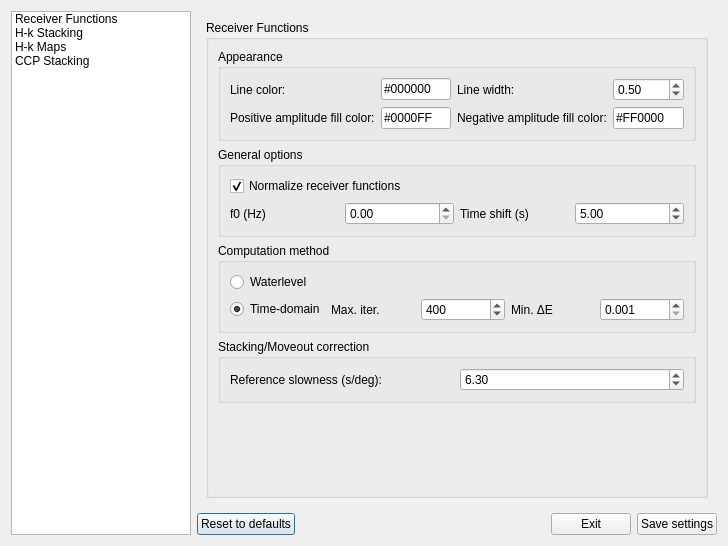
<?xml version="1.0" encoding="UTF-8"?>
<ui version="4.0">
 <class>PreferencesDialog</class>
 <widget class="QDialog" name="PreferencesDialog">
  <property name="geometry">
   <rect>
    <x>0</x>
    <y>0</y>
    <width>728</width>
    <height>546</height>
   </rect>
  </property>
  <property name="windowTitle">
   <string>Rfun - Preferences</string>
  </property>
  <layout class="QHBoxLayout" name="horizontalLayout_5">
   <item>
    <widget class="QListWidget" name="listWidget">
     <property name="sizePolicy">
      <sizepolicy hsizetype="Expanding" vsizetype="Expanding">
       <horstretch>0</horstretch>
       <verstretch>0</verstretch>
      </sizepolicy>
     </property>
     <item>
      <property name="text">
       <string>Receiver Functions</string>
      </property>
     </item>
     <item>
      <property name="text">
       <string>H-k Stacking</string>
      </property>
     </item>
     <item>
      <property name="text">
       <string>H-k Maps</string>
      </property>
     </item>
     <item>
      <property name="text">
       <string>CCP Stacking</string>
      </property>
     </item>
    </widget>
   </item>
   <item>
    <layout class="QVBoxLayout" name="verticalLayout_18">
     <item>
      <widget class="QStackedWidget" name="stackedWidget">
       <property name="minimumSize">
        <size>
         <width>500</width>
         <height>0</height>
        </size>
       </property>
       <property name="currentIndex">
        <number>0</number>
       </property>
       <widget class="QWidget" name="page">
        <layout class="QVBoxLayout" name="verticalLayout">
         <item>
          <widget class="QGroupBox" name="groupBox">
           <property name="title">
            <string>Receiver Functions</string>
           </property>
           <layout class="QVBoxLayout" name="verticalLayout_6">
            <item>
             <widget class="QGroupBox" name="groupBox_5">
              <property name="title">
               <string>Appearance</string>
              </property>
              <layout class="QVBoxLayout" name="verticalLayout_5">
               <item>
                <layout class="QGridLayout" name="gridLayout">
                 <item row="1" column="2">
                  <widget class="QLabel" name="label_4">
                   <property name="text">
                    <string>Negative amplitude fill color:</string>
                   </property>
                  </widget>
                 </item>
                 <item row="0" column="1">
                  <widget class="QLineEdit" name="lineEdit">
                   <property name="text">
                    <string>#000000</string>
                   </property>
                  </widget>
                 </item>
                 <item row="1" column="0">
                  <widget class="QLabel" name="label_3">
                   <property name="text">
                    <string>Positive amplitude fill color:</string>
                   </property>
                  </widget>
                 </item>
                 <item row="1" column="1">
                  <widget class="QLineEdit" name="lineEdit_3">
                   <property name="text">
                    <string>#0000FF</string>
                   </property>
                  </widget>
                 </item>
                 <item row="0" column="0">
                  <widget class="QLabel" name="label_5">
                   <property name="text">
                    <string>Line color:</string>
                   </property>
                  </widget>
                 </item>
                 <item row="1" column="3">
                  <widget class="QLineEdit" name="lineEdit_2">
                   <property name="text">
                    <string>#FF0000</string>
                   </property>
                  </widget>
                 </item>
                 <item row="0" column="2">
                  <widget class="QLabel" name="label_6">
                   <property name="text">
                    <string>Line width:</string>
                   </property>
                  </widget>
                 </item>
                 <item row="0" column="3">
                  <widget class="QDoubleSpinBox" name="doubleSpinBox">
                   <property name="minimum">
                    <double>0.100000000000000</double>
                   </property>
                   <property name="maximum">
                    <double>1.500000000000000</double>
                   </property>
                   <property name="singleStep">
                    <double>0.100000000000000</double>
                   </property>
                   <property name="value">
                    <double>0.500000000000000</double>
                   </property>
                  </widget>
                 </item>
                </layout>
               </item>
              </layout>
             </widget>
            </item>
            <item>
             <widget class="QGroupBox" name="groupBox_6">
              <property name="title">
               <string>General options</string>
              </property>
              <layout class="QVBoxLayout" name="verticalLayout_7">
               <item>
                <widget class="QCheckBox" name="checkBox">
                 <property name="text">
                  <string>Normalize receiver functions</string>
                 </property>
                 <property name="checked">
                  <bool>true</bool>
                 </property>
                </widget>
               </item>
               <item>
                <layout class="QGridLayout" name="gridLayout_2">
                 <item row="0" column="0">
                  <widget class="QLabel" name="label">
                   <property name="toolTip">
                    <string>&lt;html&gt;&lt;head/&gt;&lt;body&gt;&lt;p&gt;Central frequency for the gaussian filter (leave 0 for a lowpass filter behavior).&lt;/p&gt;&lt;/body&gt;&lt;/html&gt;</string>
                   </property>
                   <property name="text">
                    <string>f0 (Hz)</string>
                   </property>
                  </widget>
                 </item>
                 <item row="0" column="1">
                  <widget class="QDoubleSpinBox" name="doubleSpinBox_2"/>
                 </item>
                 <item row="0" column="2">
                  <widget class="QLabel" name="label_2">
                   <property name="text">
                    <string>Time shift (s)</string>
                   </property>
                  </widget>
                 </item>
                 <item row="0" column="3">
                  <widget class="QDoubleSpinBox" name="doubleSpinBox_3">
                   <property name="minimum">
                    <double>0.000000000000000</double>
                   </property>
                   <property name="maximum">
                    <double>20.000000000000000</double>
                   </property>
                   <property name="value">
                    <double>5.000000000000000</double>
                   </property>
                  </widget>
                 </item>
                </layout>
               </item>
              </layout>
             </widget>
            </item>
            <item>
             <widget class="QGroupBox" name="groupBox_16">
              <property name="title">
               <string>Computation method</string>
              </property>
              <layout class="QVBoxLayout" name="verticalLayout_8">
               <item>
                <layout class="QGridLayout" name="gridLayout_3">
                 <item row="1" column="1">
                  <widget class="QLabel" name="label_7">
                   <property name="text">
                    <string>Max. iter.</string>
                   </property>
                  </widget>
                 </item>
                 <item row="1" column="2">
                  <widget class="QSpinBox" name="spinBox_3">
                   <property name="minimum">
                    <number>100</number>
                   </property>
                   <property name="maximum">
                    <number>1000</number>
                   </property>
                   <property name="value">
                    <number>400</number>
                   </property>
                  </widget>
                 </item>
                 <item row="1" column="4">
                  <widget class="QDoubleSpinBox" name="doubleSpinBox_4">
                   <property name="decimals">
                    <number>3</number>
                   </property>
                   <property name="minimum">
                    <double>0.001000000000000</double>
                   </property>
                   <property name="maximum">
                    <double>1.000000000000000</double>
                   </property>
                   <property name="singleStep">
                    <double>0.001000000000000</double>
                   </property>
                   <property name="value">
                    <double>0.001000000000000</double>
                   </property>
                  </widget>
                 </item>
                 <item row="1" column="0">
                  <widget class="QRadioButton" name="radioButton_2">
                   <property name="text">
                    <string>Time-domain</string>
                   </property>
                   <property name="checked">
                    <bool>true</bool>
                   </property>
                  </widget>
                 </item>
                 <item row="1" column="3">
                  <widget class="QLabel" name="label_8">
                   <property name="text">
                    <string>Min. ΔE </string>
                   </property>
                  </widget>
                 </item>
                 <item row="0" column="0">
                  <widget class="QRadioButton" name="radioButton">
                   <property name="text">
                    <string>Waterlevel</string>
                   </property>
                  </widget>
                 </item>
                </layout>
               </item>
              </layout>
             </widget>
            </item>
            <item>
             <widget class="QGroupBox" name="groupBox_10">
              <property name="title">
               <string>Stacking/Moveout correction</string>
              </property>
              <layout class="QHBoxLayout" name="horizontalLayout_3">
               <item>
                <widget class="QLabel" name="label_20">
                 <property name="text">
                  <string>Reference slowness (s/deg):</string>
                 </property>
                </widget>
               </item>
               <item>
                <widget class="QDoubleSpinBox" name="doubleSpinBox_8">
                 <property name="minimum">
                  <double>5.000000000000000</double>
                 </property>
                 <property name="maximum">
                  <double>8.000000000000000</double>
                 </property>
                 <property name="singleStep">
                  <double>0.100000000000000</double>
                 </property>
                 <property name="value">
                  <double>6.300000000000000</double>
                 </property>
                </widget>
               </item>
              </layout>
             </widget>
            </item>
            <item>
             <spacer name="verticalSpacer">
              <property name="orientation">
               <enum>Qt::Vertical</enum>
              </property>
              <property name="sizeHint" stdset="0">
               <size>
                <width>20</width>
                <height>40</height>
               </size>
              </property>
             </spacer>
            </item>
           </layout>
          </widget>
         </item>
        </layout>
       </widget>
       <widget class="QWidget" name="page_2">
        <layout class="QVBoxLayout" name="verticalLayout_3">
         <item>
          <widget class="QGroupBox" name="groupBox_2">
           <property name="title">
            <string>H-k Stacking</string>
           </property>
           <layout class="QVBoxLayout" name="verticalLayout_11">
            <item>
             <widget class="QGroupBox" name="groupBox_7">
              <property name="title">
               <string>Appearance</string>
              </property>
              <layout class="QVBoxLayout" name="verticalLayout_9">
               <item>
                <layout class="QGridLayout" name="gridLayout_4">
                 <item row="0" column="0">
                  <widget class="QLabel" name="label_11">
                   <property name="text">
                    <string>Plotting method:</string>
                   </property>
                  </widget>
                 </item>
                 <item row="0" column="1">
                  <widget class="QComboBox" name="comboBox">
                   <item>
                    <property name="text">
                     <string>colored grid</string>
                    </property>
                   </item>
                   <item>
                    <property name="text">
                     <string>filled contour map</string>
                    </property>
                   </item>
                   <item>
                    <property name="text">
                     <string>contour map</string>
                    </property>
                   </item>
                  </widget>
                 </item>
                 <item row="0" column="2">
                  <widget class="QLabel" name="label_12">
                   <property name="text">
                    <string>Colormap:</string>
                   </property>
                  </widget>
                 </item>
                 <item row="0" column="3">
                  <widget class="QComboBox" name="comboBox_2">
                   <item>
                    <property name="text">
                     <string>viridis</string>
                    </property>
                   </item>
                   <item>
                    <property name="text">
                     <string>plasma</string>
                    </property>
                   </item>
                   <item>
                    <property name="text">
                     <string>inferno</string>
                    </property>
                   </item>
                   <item>
                    <property name="text">
                     <string>magma</string>
                    </property>
                   </item>
                   <item>
                    <property name="text">
                     <string>cividis</string>
                    </property>
                   </item>
                  </widget>
                 </item>
                 <item row="1" column="0">
                  <widget class="QLabel" name="label_13">
                   <property name="text">
                    <string>H-k max. line color:</string>
                   </property>
                  </widget>
                 </item>
                 <item row="1" column="1">
                  <widget class="QLineEdit" name="lineEdit_7">
                   <property name="text">
                    <string>#FFFFFF</string>
                   </property>
                  </widget>
                 </item>
                 <item row="1" column="2">
                  <widget class="QLabel" name="label_14">
                   <property name="text">
                    <string>SER color:</string>
                   </property>
                  </widget>
                 </item>
                 <item row="1" column="3">
                  <widget class="QLineEdit" name="lineEdit_8">
                   <property name="text">
                    <string>#00FF00</string>
                   </property>
                  </widget>
                 </item>
                </layout>
               </item>
              </layout>
             </widget>
            </item>
            <item>
             <widget class="QGroupBox" name="groupBox_8">
              <property name="title">
               <string>H-k Computation</string>
              </property>
              <layout class="QVBoxLayout" name="verticalLayout_10">
               <item>
                <widget class="QCheckBox" name="checkBox_2">
                 <property name="text">
                  <string>Apply semblance weighting</string>
                 </property>
                 <property name="checked">
                  <bool>true</bool>
                 </property>
                </widget>
               </item>
               <item>
                <layout class="QGridLayout" name="gridLayout_5">
                 <item row="0" column="0">
                  <widget class="QLabel" name="label_15">
                   <property name="text">
                    <string>H points:</string>
                   </property>
                  </widget>
                 </item>
                 <item row="0" column="4">
                  <widget class="QLabel" name="label_17">
                   <property name="text">
                    <string>Average crustal VP (km/s):</string>
                   </property>
                  </widget>
                 </item>
                 <item row="0" column="1">
                  <widget class="QSpinBox" name="spinBox">
                   <property name="minimum">
                    <number>100</number>
                   </property>
                   <property name="maximum">
                    <number>1000</number>
                   </property>
                   <property name="value">
                    <number>200</number>
                   </property>
                  </widget>
                 </item>
                 <item row="0" column="3">
                  <widget class="QSpinBox" name="spinBox_2">
                   <property name="minimum">
                    <number>100</number>
                   </property>
                   <property name="maximum">
                    <number>1000</number>
                   </property>
                   <property name="value">
                    <number>200</number>
                   </property>
                  </widget>
                 </item>
                 <item row="0" column="2">
                  <widget class="QLabel" name="label_16">
                   <property name="text">
                    <string>K points:</string>
                   </property>
                  </widget>
                 </item>
                 <item row="0" column="5">
                  <widget class="QDoubleSpinBox" name="doubleSpinBox_5">
                   <property name="minimum">
                    <double>5.000000000000000</double>
                   </property>
                   <property name="maximum">
                    <double>8.000000000000000</double>
                   </property>
                   <property name="singleStep">
                    <double>0.100000000000000</double>
                   </property>
                   <property name="value">
                    <double>6.300000000000000</double>
                   </property>
                  </widget>
                 </item>
                </layout>
               </item>
              </layout>
             </widget>
            </item>
            <item>
             <widget class="QGroupBox" name="groupBox_9">
              <property name="title">
               <string>Theoretical arrival times for conversions</string>
              </property>
              <layout class="QHBoxLayout" name="horizontalLayout_2">
               <item>
                <widget class="QLabel" name="label_19">
                 <property name="text">
                  <string>Reference slowness (s/deg):</string>
                 </property>
                </widget>
               </item>
               <item>
                <widget class="QDoubleSpinBox" name="doubleSpinBox_6">
                 <property name="minimum">
                  <double>5.000000000000000</double>
                 </property>
                 <property name="maximum">
                  <double>8.000000000000000</double>
                 </property>
                 <property name="singleStep">
                  <double>0.100000000000000</double>
                 </property>
                 <property name="value">
                  <double>6.300000000000000</double>
                 </property>
                </widget>
               </item>
               <item>
                <widget class="QLabel" name="label_18">
                 <property name="text">
                  <string>Average crustal VP (km/s):</string>
                 </property>
                </widget>
               </item>
               <item>
                <widget class="QDoubleSpinBox" name="doubleSpinBox_7">
                 <property name="minimum">
                  <double>1.000000000000000</double>
                 </property>
                 <property name="maximum">
                  <double>20.000000000000000</double>
                 </property>
                 <property name="singleStep">
                  <double>0.100000000000000</double>
                 </property>
                 <property name="value">
                  <double>6.300000000000000</double>
                 </property>
                </widget>
               </item>
              </layout>
             </widget>
            </item>
            <item>
             <spacer name="verticalSpacer_2">
              <property name="orientation">
               <enum>Qt::Vertical</enum>
              </property>
              <property name="sizeHint" stdset="0">
               <size>
                <width>20</width>
                <height>156</height>
               </size>
              </property>
             </spacer>
            </item>
           </layout>
          </widget>
         </item>
        </layout>
       </widget>
       <widget class="QWidget" name="page_3">
        <layout class="QVBoxLayout" name="verticalLayout_2">
         <item>
          <widget class="QGroupBox" name="groupBox_3">
           <property name="title">
            <string>Crustal Thickness Maps</string>
           </property>
           <layout class="QVBoxLayout" name="verticalLayout_14">
            <item>
             <widget class="QGroupBox" name="groupBox_11">
              <property name="title">
               <string>Appearance</string>
              </property>
              <layout class="QVBoxLayout" name="verticalLayout_12">
               <item>
                <widget class="QCheckBox" name="checkBox_3">
                 <property name="text">
                  <string>Include stations in plot</string>
                 </property>
                 <property name="checked">
                  <bool>true</bool>
                 </property>
                </widget>
               </item>
               <item>
                <layout class="QGridLayout" name="gridLayout_6">
                 <item row="0" column="3">
                  <widget class="QComboBox" name="comboBox_4">
                   <item>
                    <property name="text">
                     <string>viridis</string>
                    </property>
                   </item>
                   <item>
                    <property name="text">
                     <string>plasma</string>
                    </property>
                   </item>
                   <item>
                    <property name="text">
                     <string>inferno</string>
                    </property>
                   </item>
                   <item>
                    <property name="text">
                     <string>magma</string>
                    </property>
                   </item>
                   <item>
                    <property name="text">
                     <string>cividis</string>
                    </property>
                   </item>
                  </widget>
                 </item>
                 <item row="0" column="1">
                  <widget class="QComboBox" name="comboBox_3">
                   <item>
                    <property name="text">
                     <string>colored grid</string>
                    </property>
                   </item>
                   <item>
                    <property name="text">
                     <string>filled contour map</string>
                    </property>
                   </item>
                   <item>
                    <property name="text">
                     <string>contour map</string>
                    </property>
                   </item>
                  </widget>
                 </item>
                 <item row="0" column="2">
                  <widget class="QLabel" name="label_22">
                   <property name="text">
                    <string>Colormap:</string>
                   </property>
                  </widget>
                 </item>
                 <item row="0" column="0">
                  <widget class="QLabel" name="label_21">
                   <property name="text">
                    <string>Plotting method:</string>
                   </property>
                  </widget>
                 </item>
                 <item row="1" column="0">
                  <widget class="QLabel" name="label_24">
                   <property name="text">
                    <string>Station marker</string>
                   </property>
                  </widget>
                 </item>
                 <item row="1" column="2">
                  <widget class="QLabel" name="label_25">
                   <property name="text">
                    <string>Station marker color:</string>
                   </property>
                  </widget>
                 </item>
                 <item row="1" column="3">
                  <widget class="QLineEdit" name="lineEdit_9">
                   <property name="text">
                    <string>#00FF00</string>
                   </property>
                  </widget>
                 </item>
                 <item row="1" column="1">
                  <widget class="QLineEdit" name="lineEdit_10">
                   <property name="text">
                    <string>^</string>
                   </property>
                  </widget>
                 </item>
                </layout>
               </item>
              </layout>
             </widget>
            </item>
            <item>
             <widget class="QGroupBox" name="groupBox_12">
              <property name="title">
               <string>Shapefiles</string>
              </property>
              <layout class="QVBoxLayout" name="verticalLayout_13">
               <item>
                <widget class="QCheckBox" name="checkBox_4">
                 <property name="text">
                  <string>Include shapefiles in plot</string>
                 </property>
                 <property name="checked">
                  <bool>true</bool>
                 </property>
                </widget>
               </item>
               <item>
                <layout class="QGridLayout" name="gridLayout_7">
                 <item row="0" column="0">
                  <widget class="QLabel" name="label_23">
                   <property name="text">
                    <string>Path to shapefiles:</string>
                   </property>
                  </widget>
                 </item>
                 <item row="0" column="1">
                  <widget class="QLineEdit" name="lineEdit_11">
                   <property name="text">
                    <string/>
                   </property>
                  </widget>
                 </item>
                </layout>
               </item>
              </layout>
             </widget>
            </item>
            <item>
             <spacer name="verticalSpacer_3">
              <property name="orientation">
               <enum>Qt::Vertical</enum>
              </property>
              <property name="sizeHint" stdset="0">
               <size>
                <width>20</width>
                <height>192</height>
               </size>
              </property>
             </spacer>
            </item>
           </layout>
          </widget>
         </item>
        </layout>
       </widget>
       <widget class="QWidget" name="page_4">
        <layout class="QVBoxLayout" name="verticalLayout_4">
         <item>
          <widget class="QGroupBox" name="groupBox_4">
           <property name="title">
            <string>CCP Stacking</string>
           </property>
           <layout class="QVBoxLayout" name="verticalLayout_17">
            <item>
             <widget class="QGroupBox" name="groupBox_14">
              <property name="title">
               <string>Appearance</string>
              </property>
              <layout class="QVBoxLayout" name="verticalLayout_16">
               <item>
                <widget class="QCheckBox" name="checkBox_6">
                 <property name="text">
                  <string>Include stations in plot</string>
                 </property>
                 <property name="checked">
                  <bool>true</bool>
                 </property>
                </widget>
               </item>
               <item>
                <layout class="QGridLayout" name="gridLayout_9">
                 <item row="0" column="3">
                  <widget class="QComboBox" name="comboBox_5">
                   <item>
                    <property name="text">
                     <string>viridis</string>
                    </property>
                   </item>
                   <item>
                    <property name="text">
                     <string>plasma</string>
                    </property>
                   </item>
                   <item>
                    <property name="text">
                     <string>inferno</string>
                    </property>
                   </item>
                   <item>
                    <property name="text">
                     <string>magma</string>
                    </property>
                   </item>
                   <item>
                    <property name="text">
                     <string>cividis</string>
                    </property>
                   </item>
                  </widget>
                 </item>
                 <item row="0" column="1">
                  <widget class="QComboBox" name="comboBox_6">
                   <item>
                    <property name="text">
                     <string>colored grid</string>
                    </property>
                   </item>
                   <item>
                    <property name="text">
                     <string>filled contour map</string>
                    </property>
                   </item>
                   <item>
                    <property name="text">
                     <string>contour map</string>
                    </property>
                   </item>
                  </widget>
                 </item>
                 <item row="0" column="2">
                  <widget class="QLabel" name="label_27">
                   <property name="text">
                    <string>Colormap:</string>
                   </property>
                  </widget>
                 </item>
                 <item row="0" column="0">
                  <widget class="QLabel" name="label_28">
                   <property name="text">
                    <string>Plotting method:</string>
                   </property>
                  </widget>
                 </item>
                 <item row="1" column="0">
                  <widget class="QLabel" name="label_29">
                   <property name="text">
                    <string>Station marker</string>
                   </property>
                  </widget>
                 </item>
                 <item row="1" column="2">
                  <widget class="QLabel" name="label_30">
                   <property name="text">
                    <string>Station marker color:</string>
                   </property>
                  </widget>
                 </item>
                 <item row="1" column="3">
                  <widget class="QLineEdit" name="lineEdit_13">
                   <property name="text">
                    <string>#00FF00</string>
                   </property>
                  </widget>
                 </item>
                 <item row="1" column="1">
                  <widget class="QLineEdit" name="lineEdit_14">
                   <property name="text">
                    <string>^</string>
                   </property>
                  </widget>
                 </item>
                </layout>
               </item>
              </layout>
             </widget>
            </item>
            <item>
             <widget class="QGroupBox" name="groupBox_13">
              <property name="title">
               <string>Shapefiles</string>
              </property>
              <layout class="QVBoxLayout" name="verticalLayout_15">
               <item>
                <widget class="QCheckBox" name="checkBox_5">
                 <property name="text">
                  <string>Include shapefiles in plot</string>
                 </property>
                 <property name="checked">
                  <bool>true</bool>
                 </property>
                </widget>
               </item>
               <item>
                <layout class="QGridLayout" name="gridLayout_8">
                 <item row="0" column="0">
                  <widget class="QLabel" name="label_26">
                   <property name="text">
                    <string>Path to shapefiles:</string>
                   </property>
                  </widget>
                 </item>
                 <item row="0" column="1">
                  <widget class="QLineEdit" name="lineEdit_12">
                   <property name="text">
                    <string/>
                   </property>
                  </widget>
                 </item>
                </layout>
               </item>
              </layout>
             </widget>
            </item>
            <item>
             <widget class="QGroupBox" name="groupBox_15">
              <property name="title">
               <string>Computation</string>
              </property>
              <layout class="QHBoxLayout" name="horizontalLayout_4">
               <item>
                <widget class="QLabel" name="label_31">
                 <property name="sizePolicy">
                  <sizepolicy hsizetype="Fixed" vsizetype="Preferred">
                   <horstretch>0</horstretch>
                   <verstretch>0</verstretch>
                  </sizepolicy>
                 </property>
                 <property name="text">
                  <string>Earth model</string>
                 </property>
                </widget>
               </item>
               <item>
                <widget class="QComboBox" name="comboBox_7">
                 <property name="sizePolicy">
                  <sizepolicy hsizetype="Fixed" vsizetype="Fixed">
                   <horstretch>0</horstretch>
                   <verstretch>0</verstretch>
                  </sizepolicy>
                 </property>
                 <item>
                  <property name="text">
                   <string>iasp91</string>
                  </property>
                 </item>
                </widget>
               </item>
               <item>
                <widget class="QLabel" name="label_32">
                 <property name="text">
                  <string>Stacking method</string>
                 </property>
                </widget>
               </item>
               <item>
                <widget class="QComboBox" name="comboBox_8">
                 <item>
                  <property name="text">
                   <string>mean</string>
                  </property>
                 </item>
                 <item>
                  <property name="text">
                   <string>weighted mean</string>
                  </property>
                 </item>
                </widget>
               </item>
              </layout>
             </widget>
            </item>
            <item>
             <spacer name="verticalSpacer_4">
              <property name="orientation">
               <enum>Qt::Vertical</enum>
              </property>
              <property name="sizeHint" stdset="0">
               <size>
                <width>20</width>
                <height>136</height>
               </size>
              </property>
             </spacer>
            </item>
           </layout>
          </widget>
         </item>
        </layout>
       </widget>
      </widget>
     </item>
     <item>
      <layout class="QHBoxLayout" name="horizontalLayout">
       <item>
        <widget class="QPushButton" name="pushButton">
         <property name="text">
          <string>Reset to defaults</string>
         </property>
        </widget>
       </item>
       <item>
        <spacer name="horizontalSpacer">
         <property name="orientation">
          <enum>Qt::Horizontal</enum>
         </property>
         <property name="sizeHint" stdset="0">
          <size>
           <width>40</width>
           <height>20</height>
          </size>
         </property>
        </spacer>
       </item>
       <item>
        <widget class="QPushButton" name="pushButton_3">
         <property name="text">
          <string>Exit</string>
         </property>
        </widget>
       </item>
       <item>
        <widget class="QPushButton" name="pushButton_2">
         <property name="text">
          <string>Save settings</string>
         </property>
        </widget>
       </item>
      </layout>
     </item>
    </layout>
   </item>
  </layout>
 </widget>
 <resources/>
 <connections>
  <connection>
   <sender>listWidget</sender>
   <signal>currentRowChanged(int)</signal>
   <receiver>stackedWidget</receiver>
   <slot>setCurrentIndex(int)</slot>
   <hints>
    <hint type="sourcelabel">
     <x>142</x>
     <y>124</y>
    </hint>
    <hint type="destinationlabel">
     <x>379</x>
     <y>67</y>
    </hint>
   </hints>
  </connection>
  <connection>
   <sender>radioButton_2</sender>
   <signal>toggled(bool)</signal>
   <receiver>spinBox_3</receiver>
   <slot>setEnabled(bool)</slot>
   <hints>
    <hint type="sourcelabel">
     <x>271</x>
     <y>269</y>
    </hint>
    <hint type="destinationlabel">
     <x>456</x>
     <y>272</y>
    </hint>
   </hints>
  </connection>
  <connection>
   <sender>radioButton_2</sender>
   <signal>toggled(bool)</signal>
   <receiver>doubleSpinBox_4</receiver>
   <slot>setEnabled(bool)</slot>
   <hints>
    <hint type="sourcelabel">
     <x>243</x>
     <y>271</y>
    </hint>
    <hint type="destinationlabel">
     <x>639</x>
     <y>270</y>
    </hint>
   </hints>
  </connection>
 </connections>
</ui>
